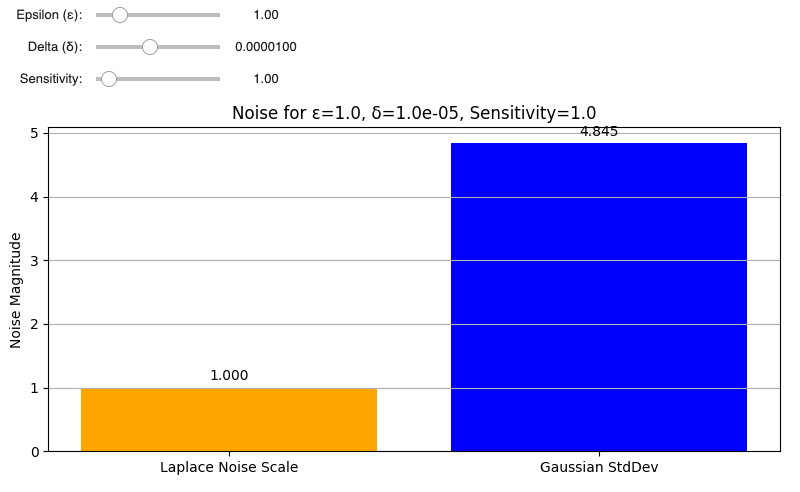

Recreate this plot in Python.
import numpy as np
import matplotlib.pyplot as plt
import ipywidgets as widgets
from IPython.display import display

# Noise calculation function
def calculate_noise(epsilon, delta, sensitivity):
    laplace_scale = sensitivity / epsilon
    gaussian_stddev = np.sqrt(2 * np.log(1.25 / delta)) * sensitivity / epsilon
    return laplace_scale, gaussian_stddev

# Interactive update function
def update_plot(epsilon, delta, sensitivity):
    laplace_scale, gaussian_stddev = calculate_noise(epsilon, delta, sensitivity)

    fig, ax = plt.subplots(figsize=(8, 4))
    bars = ax.bar(['Laplace Noise Scale', 'Gaussian StdDev'],
                  [laplace_scale, gaussian_stddev],
                  color=['orange', 'blue'])
    ax.set_title(f'Noise for ε={epsilon}, δ={delta:.1e}, Sensitivity={sensitivity}')
    ax.set_ylabel('Noise Magnitude')
    ax.grid(axis='y')

    for bar in bars:
        height = bar.get_height()
        ax.annotate(f'{height:.3f}', xy=(bar.get_x() + bar.get_width() / 2, height),
                    xytext=(0, 3), textcoords="offset points", ha='center', va='bottom')

    plt.tight_layout()
    plt.show()

# Sliders
widgets.interact(update_plot,
    epsilon=widgets.FloatSlider(value=1.0, min=0.1, max=5.0, step=0.1, description='Epsilon (ε):'),
    delta=widgets.FloatLogSlider(value=1e-5, base=10, min=-8, max=-1, step=0.1, description='Delta (δ):'),
    sensitivity=widgets.FloatSlider(value=1.0, min=0.1, max=10.0, step=0.1, description='Sensitivity:')
);
